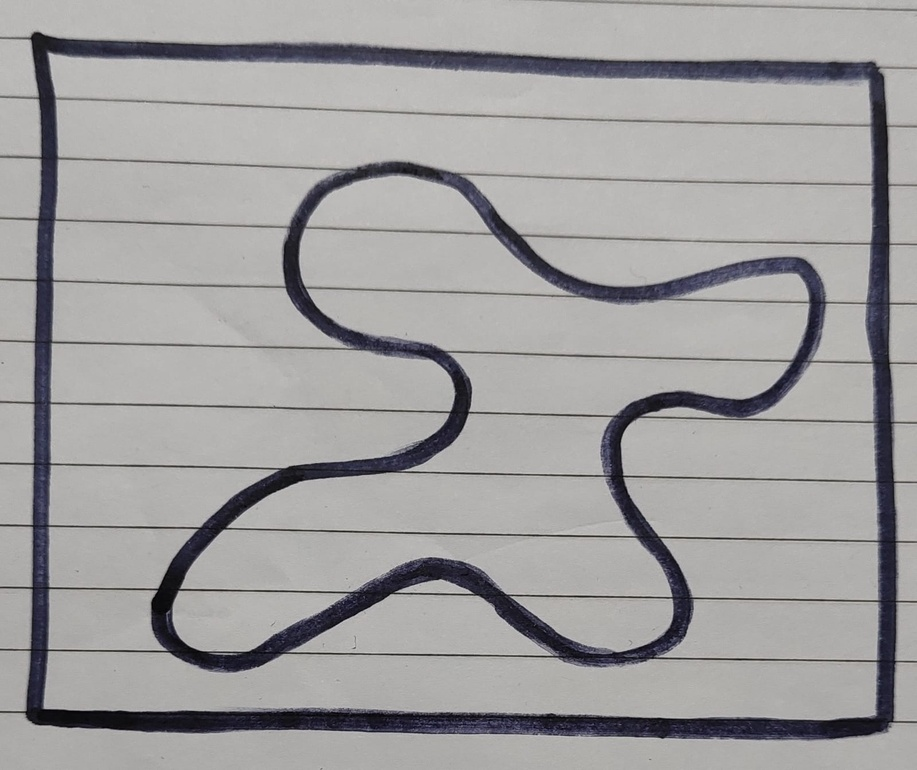
#> input picture Week0/CV/Shubham_241007/image_1.jpg, 917 x 770 px, shrunk from 1599 x 1342 before the run
$ jupyter execute Assignment_0.ipynb
#> lines starting #> are read from the running program, lines starting #| are printed output that depends on the picture; after the words box and inside, x2 and y2 are one past the last pixel; in counts of white or black regions, pixels touching at a corner belong together
[cell 1]
import numpy as np
import cv2 as cv
import matplotlib.pyplot as plt

[cell 2]
img = 'image_1.jpg'
image = cv.imread(img)
#> image is the input picture: shape (770, 917, 3); mean B, G, R 158.5, 158.3, 159.4

plt.imshow(image)
plt.show()

### To remove background lines/noise

[cell 3]
gray = cv.cvtColor(image, cv.COLOR_RGB2GRAY)
blur_med = cv.medianBlur(image,7)
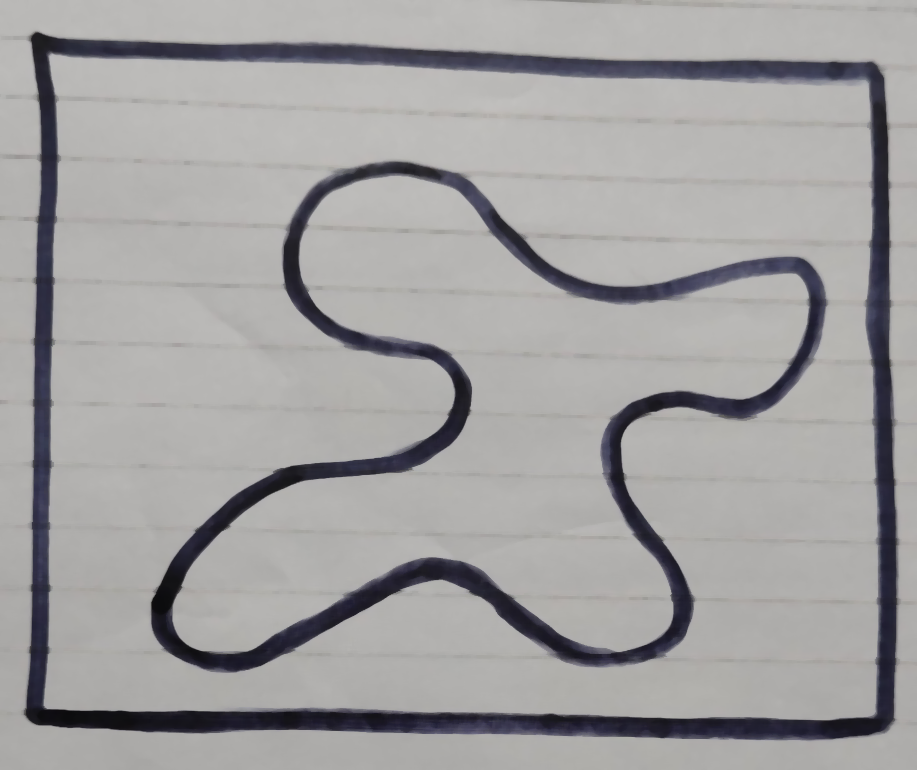
#> blur_med: shape (770, 917, 3); mean B, G, R 160.2, 160, 161.1

A = 20  # set A as per requirement, this loop is to make the backgroud lines(if any) fade

for i in range(A):
    blur_med = cv.medianBlur(blur_med,7)

plt.imshow(blur_med)
plt.show()

[cell 4]
gray_1 = cv.cvtColor(blur_med, cv.COLOR_RGB2GRAY)

ret, th1 = cv.threshold(gray_1, 100, 150, cv.THRESH_BINARY) # change threshold values as per the marked path
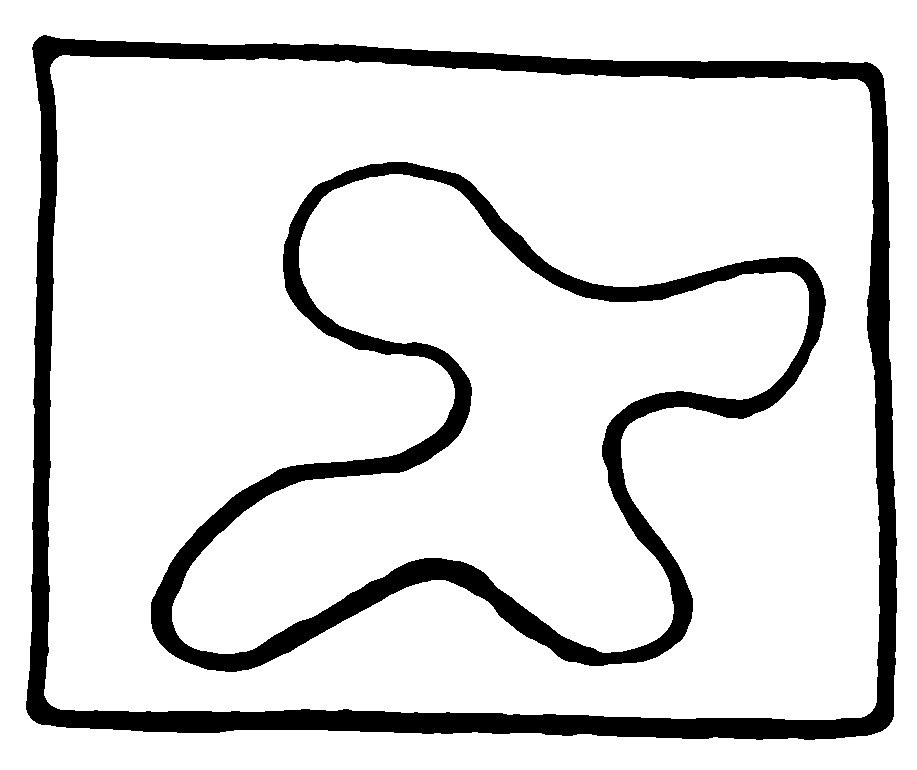
#> th1: shape (770, 917); values 0 (black) and 150 (white), 87% white; 2 black regions, box (x1, y1, x2, y2) and area: (26, 35, 897, 740) 52129, (151, 162, 826, 672) 39585

plt.imshow(th1, cmap='gray')
plt.show()

### Smooth out the curve

[cell 5]
plt.ion()

B = 5 #this loop is to smoothout the curve if there are any rugged lines left

for i in range(B):
    th1 = cv.blur(th1,(3,3),cv.BORDER_DEFAULT)
    ret, th1 = cv.threshold(th1, 100+(2*i), 150-(2*i), cv.THRESH_BINARY)

    plt.clf()
    plt.imshow(th1, cmap='gray')
    plt.title(f'Iteration {i+1}')
    plt.pause(.5)
#> this loop made 5 passes
#> ret on passes 2 to 5: 102, 104, 106, 108
#> pass 1, `th1 = cv.blur(th1,(3,3),cv.BORDER_DEFAULT)`:
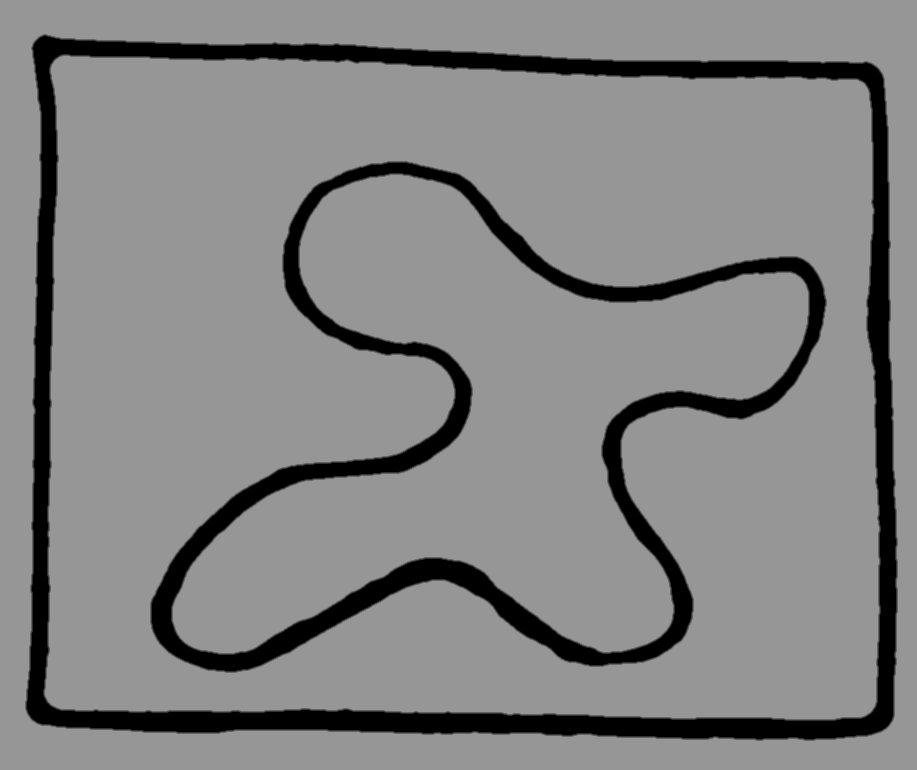
#> th1: shape (770, 917); min 0, max 150, mean 130.5
#> pass 2, `ret, th1 = cv.threshold(th1, 100+(2*i), 150-(2*i), cv.THRESH_BINARY)`:
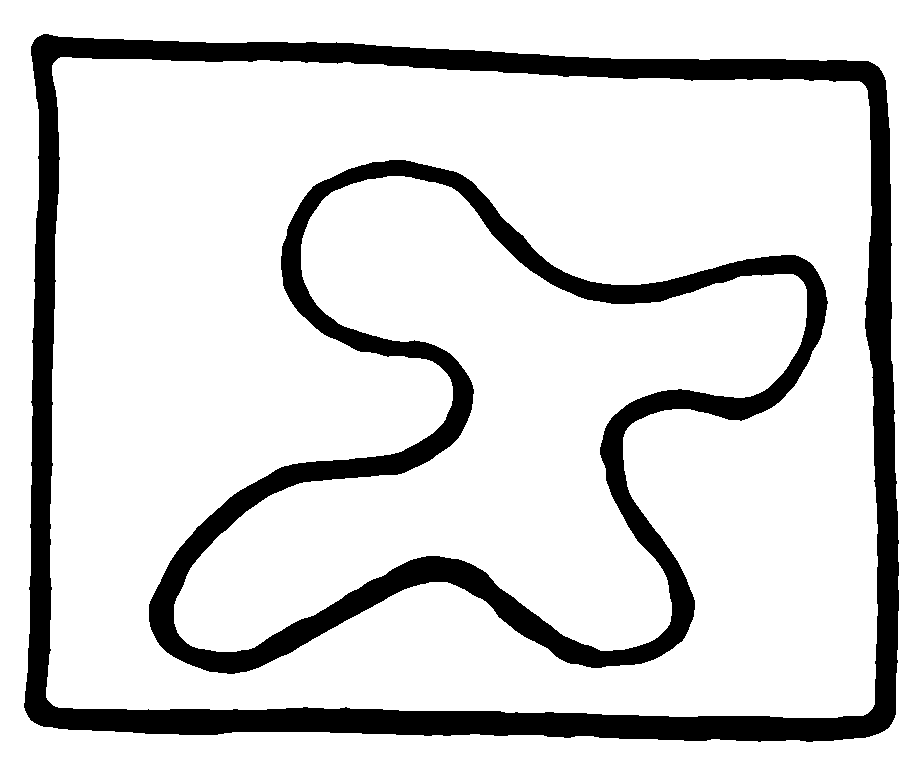
#> th1: shape (770, 917); values 0 (black) and 148 (white), 84.5% white; 2 black regions, box (x1, y1, x2, y2) and area: (24, 34, 899, 742) 63218, (149, 160, 828, 674) 46096
#> after the loop:
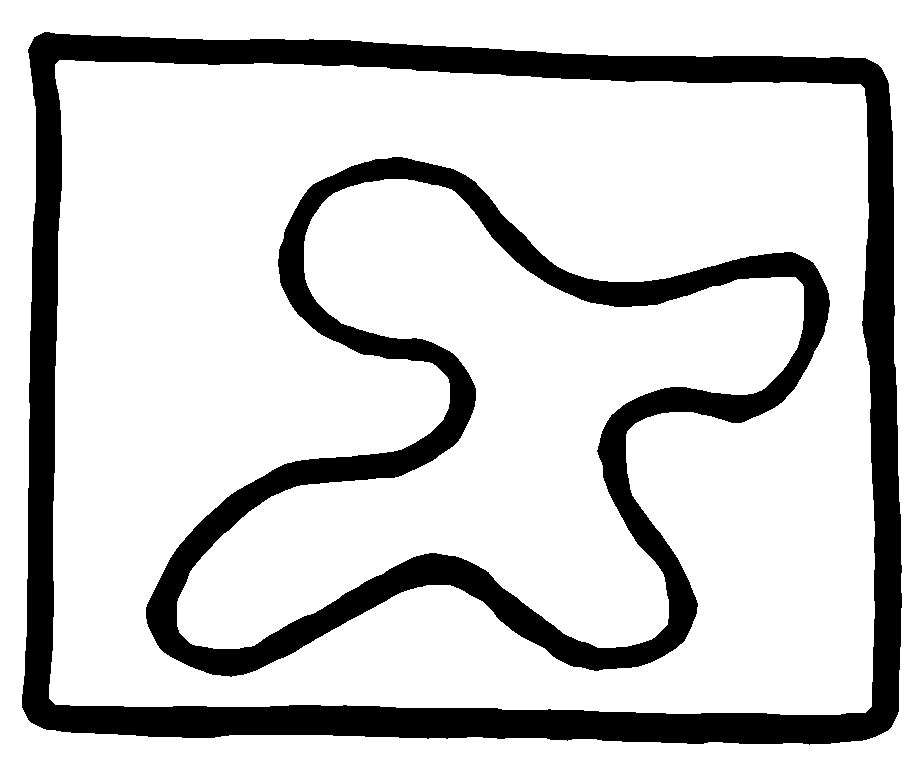
#> th1: shape (770, 917); values 0 (black) and 142 (white), 80.8% white; 2 black regions, box (x1, y1, x2, y2) and area: (22, 32, 902, 745) 80017, (146, 157, 830, 677) 55804

plt.ioff()
plt.show()

##### This code block is to remove the outer bounding box(if drawn for prespective transformation)

[cell 6]
N = 135

cropped = th1[N:-N, N:-N]
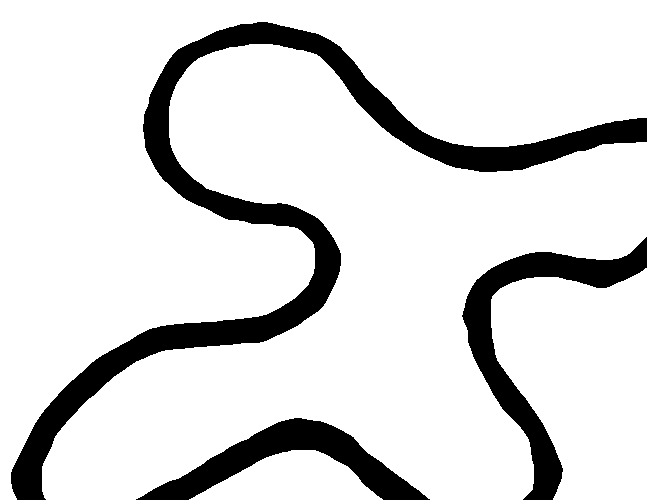
#> cropped: shape (500, 647); values 0 (black) and 142 (white), 85.9% white; 3 black regions

plt.figure(figsize=(10,5))
plt.subplot(1,2,1), plt.imshow(cv.cvtColor(th1, cv.COLOR_BGR2RGB)), plt.title("Original")
plt.subplot(1,2,2), plt.imshow(cv.cvtColor(cropped, cv.COLOR_BGR2RGB)), plt.title("Edges Removed")
plt.show()
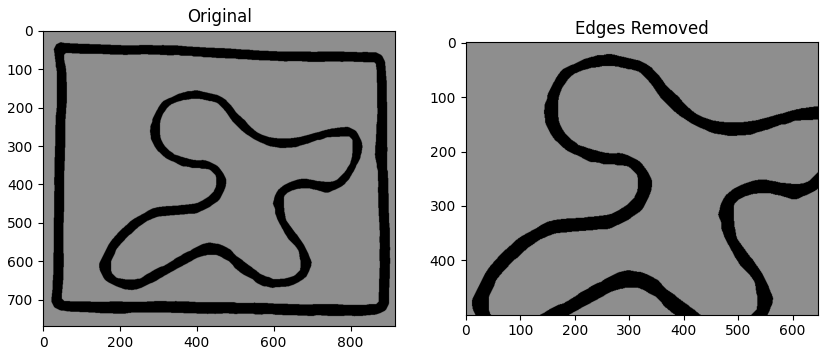
#> figure drawn by matplotlib, 2 panels

### Select and show the outermost contour i.e. our path

[cell 7]
contours, hierarchy = cv.findContours(cropped, cv.RETR_CCOMP, cv.CHAIN_APPROX_NONE)
#> contours = 4 contours; box (x1, y1, x2, y2) and area: (42, 44, 647, 500) 123141, (0, 0, 647, 500) 119236, (491, 268, 647, 500) 26896, (189, 450, 383, 500) 5755

Path = np.zeros_like(cropped)

for i, h in enumerate(hierarchy[0]):
    if h[3] == -1:
        cv.drawContours(Path, contours, i, 255, thickness=1)
#> this loop made 4 passes
#> h on passes 1 to 4: [1, -1, -1, -1], [2, 0, -1, -1], [3, 1, -1, -1], [-1, 2, -1, -1]
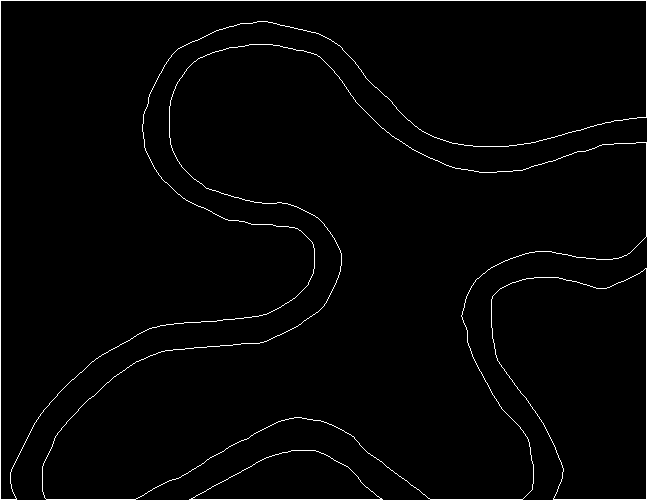
#> Path: shape (500, 647); 1.7% white in thin lines or dots


plt.imshow(Path, cmap='gray')
plt.axis('off')
plt.show()

### Convert contour to (X,Y) coordinates

[cell 8]
selected_contour = None


for i, h in enumerate(hierarchy[0]):
    if h[3] == -1:
        selected_contour = contours[i]
        break
#> this loop made 1 pass

points = [(pt[0][0], pt[0][1]) for pt in selected_contour]
#> points = 388 pairs, first value 189 to 382, second value 450 to 499
